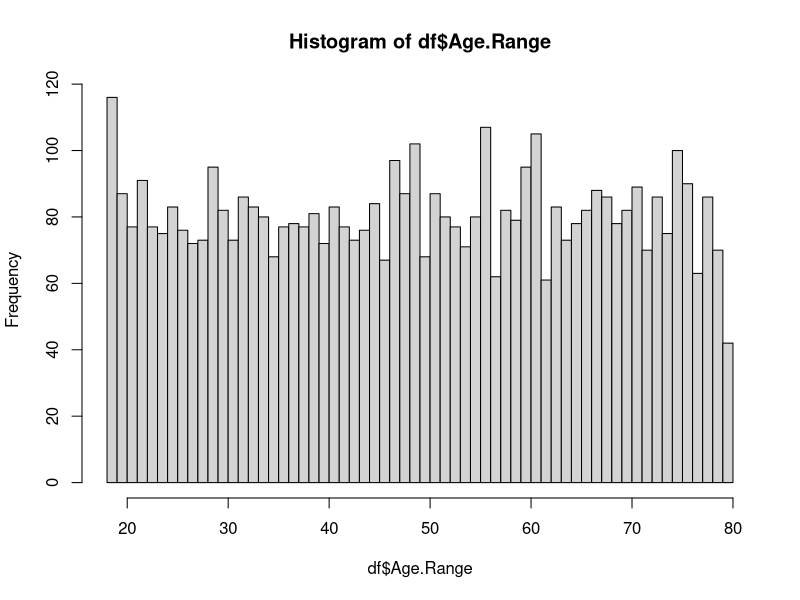
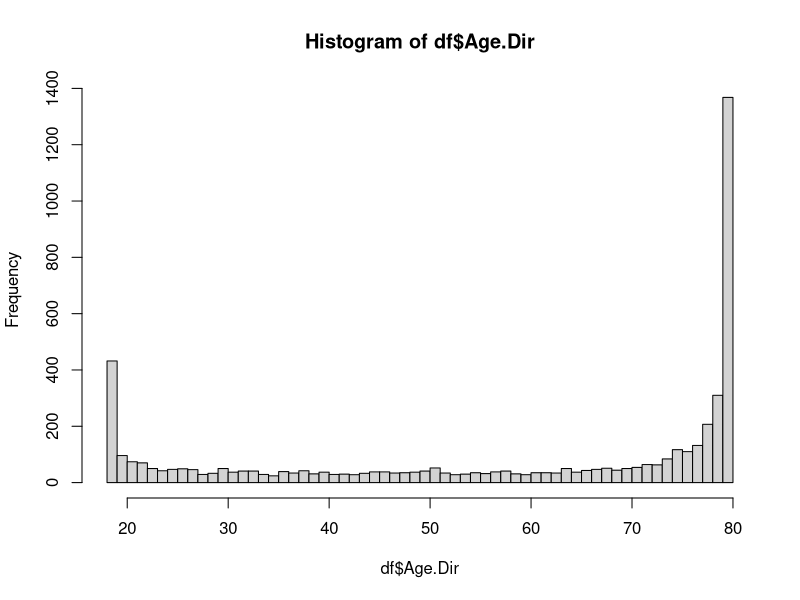
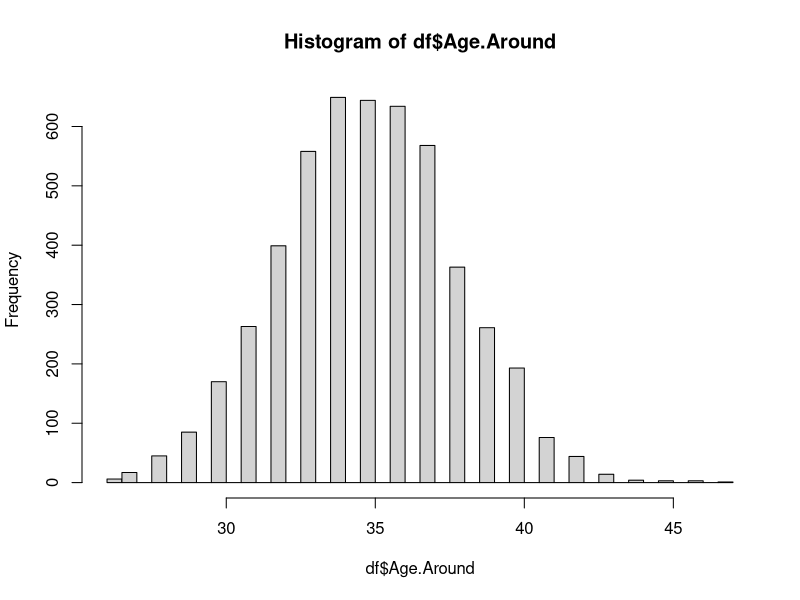
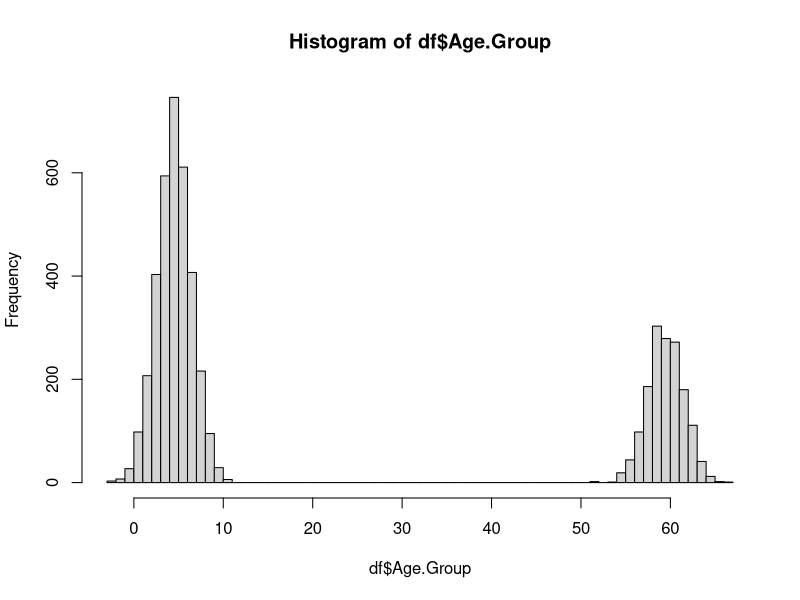

Here is the R script that generated these plots, in order:
rm(list=ls());
set.seed(197);

main <- function() {

#----- age in range
n <- 5000;
U1 <- runif(n);
A1 <- round(U1 * 18 + (1-U1) * 80);

#----- age via dirichlet
G1 <- rgamma(n, shape=0.2);
G2 <- rgamma(n, shape=0.4);
A2 <- round( (G1 * 18 + G2 * 80) / (G1 + G2) );

#----- age via normal
A3 <- round( rnorm(n, mean=35, sd=3) );

#----- age via mixture of gaussian
X1 <-  rnorm(n, mean=5, sd=2);
X2 <-  rnorm(n, mean=60, sd=2);
sel <- ifelse(runif(n)<0.7, 1, 0);
A4 <- round( X1*sel + X2*(1-sel) );


#----- combining
df <- data.frame(Age.Range=A1, Age.Dir=A2, Age.Around=A3, Age.Group=A4);
print(head(df), row.names=F);

#----- testing
hist(df$Age.Range, breaks=50);

dev.new();
hist(df$Age.Dir, breaks=50);

dev.new();
hist(df$Age.Around, breaks=50);

dev.new();
hist(df$Age.Group, breaks=50);

}

cat(rep('\n', 10)); main();
